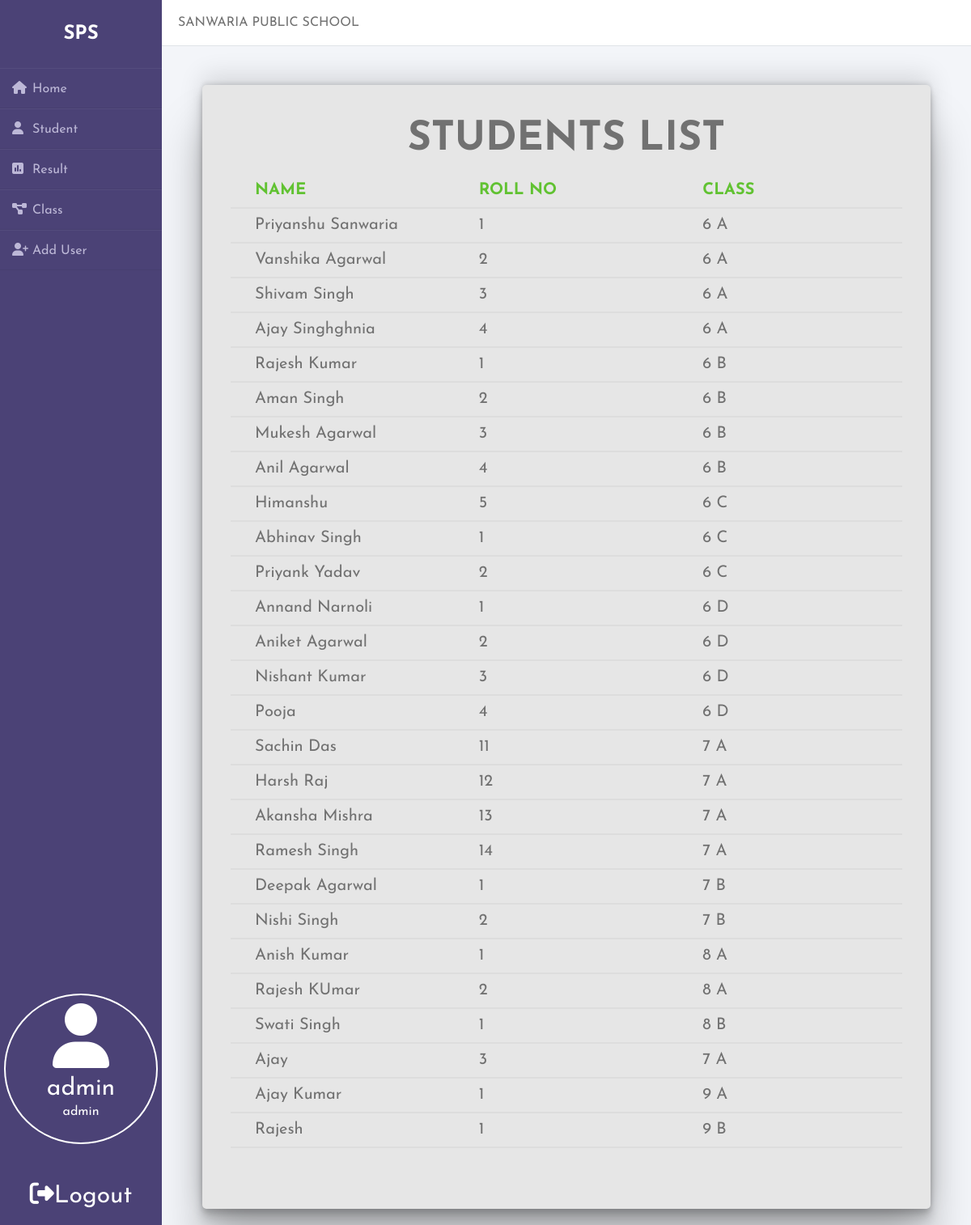
Page /student_view.php (signed in) on the committed database.
### tables this page shows
CREATE TABLE `students` (
  `Sno` int(3) NOT NULL,
  `name` varchar(25) NOT NULL,
  `roll` int(2) NOT NULL,
  `class` varchar(7) NOT NULL
);

### student_view.php (the view, shortened to what this page needs)
<!DOCTYPE html>
<html lang="en">
<head>
    <link rel="stylesheet" href="Stylesheets/style2.css">
</head>
<body>
    <div class="wrapper">
        <?php
        include 'sidebar.php'
        ?>
        <div class="main_content">
            <div class="header">SANWARIA PUBLIC SCHOOL</div>
            <div class="info">
                <div class="add-class res mtable">
                    <h1>Students List</h1>
                    <div class="view-table">
                        <?php
                        include('session.php');
                        $sql = "SELECT `name`, `roll`, `class` FROM `students`";
                        $result = mysqli_query($conn, $sql);
                        if (mysqli_num_rows($result) > 0) {
                            echo "<table>
                <tr>
                <th>NAME</th>
                <th>ROLL NO</th>
                <th>CLASS</th>
                </tr>";
                            while ($row = mysqli_fetch_array($result)) {
                                echo "<tr>";
                                echo "<td>" . $row['name'] . "</td>";
                                echo "<td>" . $row['roll'] . "</td>";
                                echo "<td>" . $row['class'] . "</td>";
                                echo "</tr>";
                            }
                            echo "</table>";
                        } else {
                            echo "0 Students";
                        }
                        ?>
                    </div>
                </div>
            </div>
        </div>
    </div>
</body>
</html>

### sidebar.php (shortened to what this page needs)
<?php
$name_user = $_SESSION['name'];
$desig = $_SESSION['designation'];
?>
<div class="sidebar">
    <h2>SPS</h2>
    <ul>
        <li><a href="home.php"><i class="fas fa-home"></i>Home</a></li>
        <li class="dropdown"><a href=""><i class="fas fa-user"></i>Student</a>
        </li>
        <li class="dropdown"><a href=""><i class="fas fa-poll"></i></i>Result</a>
        </li>
        <li class="dropdown"><a href=""><i class="fas fa-project-diagram"></i>Class</a>
        </li>
        <li id="adduser"><a href="user_add.php"><i class="fas fa-user-plus"></i>Add User</a></li>
    </ul>
    <div class="user">
        <i class="fas fa-user"></i>
        <p class="username"><?= $name_user ?></p>
        <p class="des"><?= $desig ?></p>
    </div>
    <div class="logout">
        <a href="logout.php" style="color: white"><i class="fas fa-sign-out-alt"></i>Logout</span></a>
    </div>
</div>

### Stylesheets/style2.css (style rules this page uses)
* { margin: 0; padding: 0; box-sizing: border-box; list-style: none; text-decoration: none; font-family: "Josefin Sans", sans-serif; }
body { background-color: #f3f5f9; }
.wrapper { display: flex; position: relative; }
.wrapper .sidebar { width: 200px; height: 100%; background: #4b4276; padding: 30px 0px; position: fixed; }
.wrapper .sidebar h2 { color: #fff; text-transform: uppercase; text-align: center; margin-bottom: 30px; }
.wrapper .sidebar ul li { padding: 15px; border-bottom: 1px solid #bdb8d7; border-bottom: 1px solid rgba(0, 0, 0, 0.05); border-top: 1px solid rgba(255, 255, 255, 0.05); }
.wrapper .sidebar ul .dropdown { position: relative; }
.wrapper .sidebar ul li a { color: #bdb8d7; display: block; }
.wrapper .sidebar ul li a .fas { width: 25px; }
.wrapper .sidebar .user { color: #fff; position: absolute; bottom: 0; margin-bottom: 100px; margin-left: 5px; text-align: center; width: 95%; border: 2px solid #fff; border-radius: 100%; }
.wrapper .sidebar .user i { font-size: 80px; margin-top: 10px; }
.wrapper .sidebar .user .username { margin-top: 10px; margin-bottom: 5px; font-size: 30px; }
.wrapper .sidebar .user .des { margin-bottom: 30px; }
.wrapper .sidebar .logout { color: #fff; position: absolute; bottom: 0; margin-bottom: 20px; text-align: center; width: 100%; font-size: 30px; }
.wrapper .main_content { width: 100%; margin-left: 200px; }
.wrapper .main_content .header { padding: 20px; background: #fff; color: #717171; border-bottom: 1px solid #e0e4e8; }
.wrapper .main_content .info { margin: 20px; color: #717171; line-height: 25px; }
.wrapper .main_content .info .add-class { background-color: #e6e6e6; width: 500px; height: inherit; padding-bottom: 40px; border: 5px solid #e6e6e6; border-radius: 5px; box-shadow: rgba(0, 0, 0, 0.25) 0px 54px 55px, rgba(0, 0, 0, 0.12) 0px -12px 30px, rgba(0, 0, 0, 0.12) 0px 4px 6px, rgba(0, 0, 0, 0.17) 0px 12px 13px, rgba(0, 0, 0, 0.09) 0px -3px 5px; text-align: center; display: block; margin: auto; margin-top: 10%; }
.wrapper .main_content .info .res { margin-top: 5% !important; }
.wrapper .main_content .info .mtable { width: 900px !important; }
.wrapper .main_content .info .add-class h1 { font-size: 50px; margin-top: 50px; text-transform: uppercase; }
.wrapper .main_content .info .add-class .view-table { display: grid; justify-content: center; padding: 30px; }
.wrapper .main_content .info .add-class .view-table table, th, td { border-collapse: collapse; text-align: left; table-layout: fixed; padding: 8px 30px; width: 100%; font-size: 20px; }
.wrapper .main_content .info .add-class .view-table th { color: #61c232; }
.wrapper .main_content .info .add-class .view-table th, td { border-bottom: 2px solid #ddd; }

### rows in the picture
students: name "Priyanshu Sanwaria", roll "1", class "6 A"
students: name "Vanshika Agarwal", roll "2", class "6 A"
students: name "Shivam Singh", roll "3", class "6 A"
students: name "Ajay Singhghnia", roll "4", class "6 A"
students: name "Rajesh Kumar", roll "1", class "6 B"
students: name "Aman Singh", roll "2", class "6 B"
students: name "Mukesh Agarwal", roll "3", class "6 B"
students: name "Anil Agarwal", roll "4", class "6 B"
students: name "Himanshu", roll "5", class "6 C"
students: name "Abhinav Singh", roll "1", class "6 C"
students: name "Priyank Yadav", roll "2", class "6 C"
students: name "Annand Narnoli", roll "1", class "6 D"
students: name "Aniket Agarwal", roll "2", class "6 D"
students: name "Nishant Kumar", roll "3", class "6 D"
students: name "Pooja", roll "4", class "6 D"
students: name "Sachin Das", roll "11", class "7 A"
students: name "Harsh Raj", roll "12", class "7 A"
students: name "Akansha Mishra", roll "13", class "7 A"
students: name "Ramesh Singh", roll "14", class "7 A"
students: name "Deepak Agarwal", roll "1", class "7 B"
students: name "Nishi Singh", roll "2", class "7 B"
students: name "Anish Kumar", roll "1", class "8 A"
students: name "Rajesh KUmar", roll "2", class "8 A"
students: name "Swati Singh", roll "1", class "8 B"
students: name "Ajay", roll "3", class "7 A"
students: name "Ajay Kumar", roll "1", class "9 A"
students: name "Rajesh", roll "1", class "9 B"

### other values in the picture
$name_user "admin"
$desig "admin"
